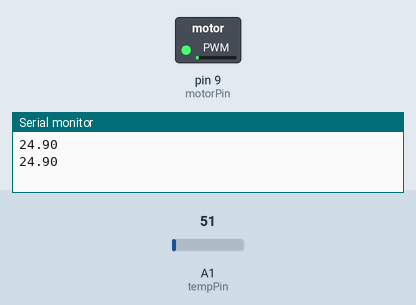
Simulated run of this sketch. Board: Arduino Uno, built with avr-gcc and run on an emulated ATmega328P. On the bench: switched loads named in the sketch (green lamp = pin HIGH), the last lines printed to the serial monitor. Inputs (shaded band) come from the test bench; at power-on: A1 (tempPin) = 51.

Above: at 1.8 s.
1.9 s: A1 (tempPin) set to 61
At 3.2 s:
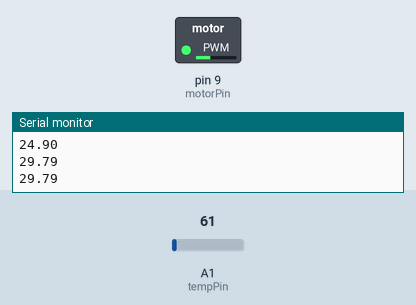
3.5 s: A1 (tempPin) set to 71
At 4.9 s:
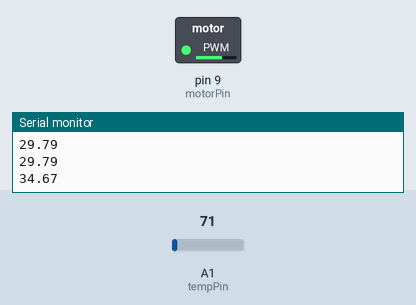
5.5 s: A1 (tempPin) set to 86
At 6.4 s:
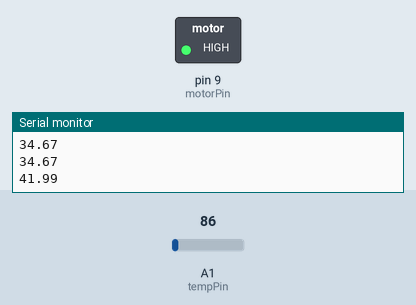
Timing chart, 0 to 8.5 s (numbered marks = the images above; inputs shaded):
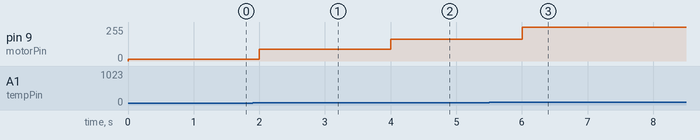

Measured:
- after the input at 1.9 s, pin 9 (motorPin): 15/255 → 90/255 after 0.10 s
- after the input at 3.5 s, pin 9 (motorPin): 90/255 → 165/255 after 0.50 s
- after the input at 5.5 s, pin 9 (motorPin): 165/255 → 255/255 after 0.50 s

The sketch:

sketch_dec8a.ino
```cpp
const int tempPin = A1;
const int motorPin = 9;

float WANTED_TEMP = 23.0;
const float MAX_TEMP = 40;
float celsius = 0;

void setup() {
  // put your setup code here, to run once:
  Serial.begin(9600);
  pinMode(motorPin, OUTPUT);
}

void loop() {
  // put your main code here, to run repeatedly:
  int sensorValue = analogRead(tempPin);
  float voltage = sensorValue * 5.0 / 1024;
  float temperature = voltage * 100;
  Serial.println(temperature);

  float speed = map(temperature, WANTED_TEMP, MAX_TEMP, 0 , 255);
  analogWrite(motorPin, speed);

  delay(1000);
  // delay(1000);

  // analogWrite(motorPin, 128);
  // delay(5000);
  // analogWrite(motorPin, 255);
  // delay(5000);
}
```
